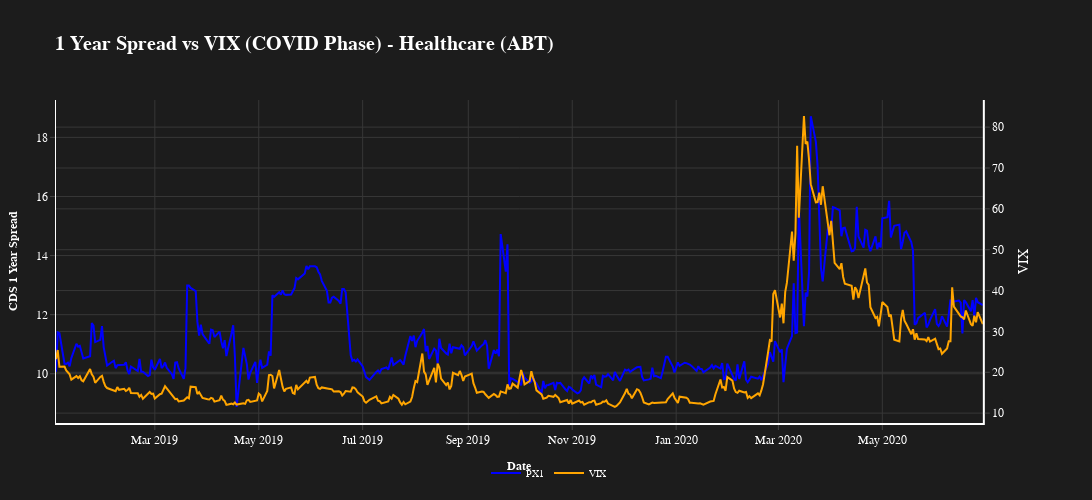
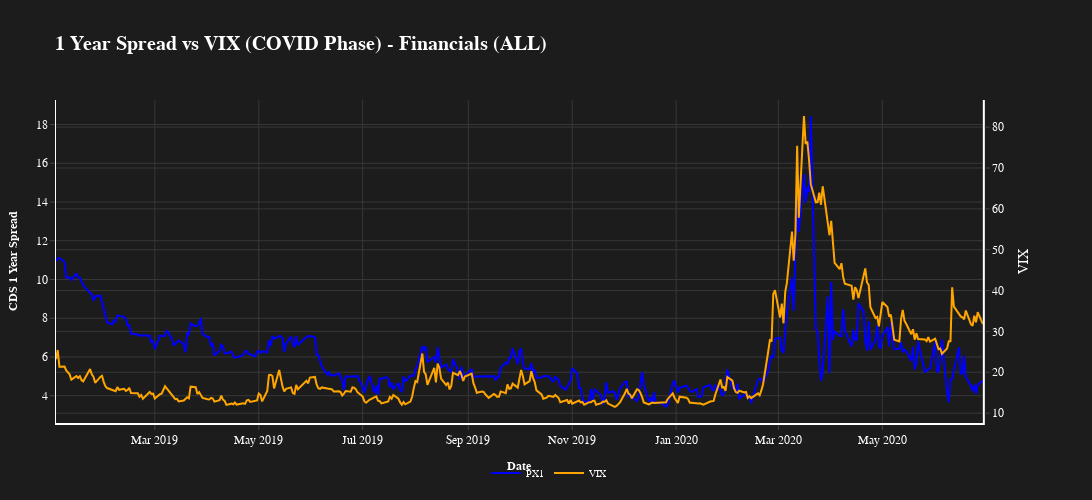
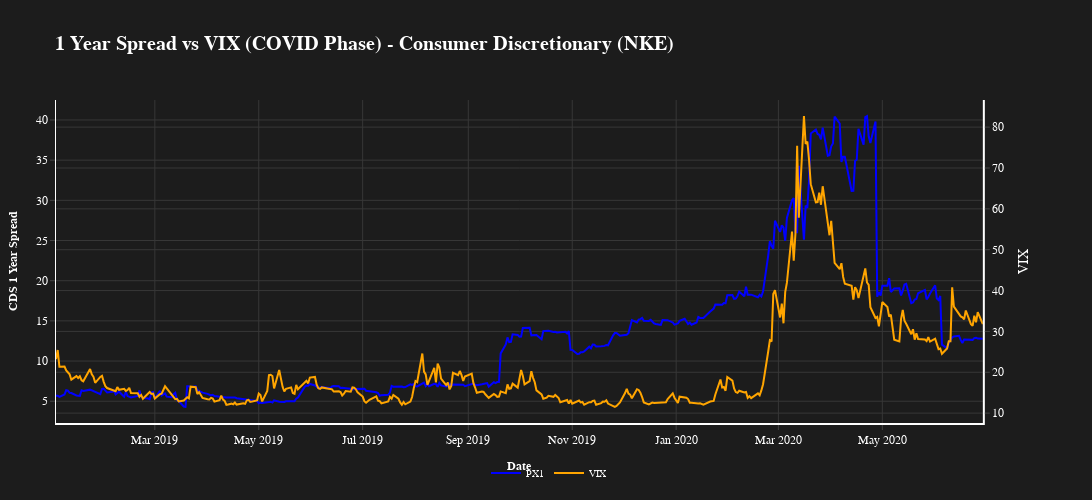

Notebook code cell kept with these figures, in order:
### Markdown cell above
Effect of Financial Distress - VIX

### Code cell
covid_analysis = total_df[(total_df['Ticker'].isin(['NKE', 'ABT', 'ALL'])) & ((total_df.index > '2019.01.01') & (total_df.index < '2020.06.30'))]

for uni_tick in covid_analysis['Ticker'].unique():
    dt = covid_analysis[covid_analysis['Ticker']==uni_tick]
    plot_time_series(data=dt.reset_index(), x_col="Date", y_col="PX1", title=f"1 Year Spread vs VIX (COVID Phase) - {dt['Industry'].unique()[0]} ({dt['Ticker'].unique()[0]})", y_title="CDS 1 Year Spread", 
                    x_title="Date", secondary_y_col="VIX", secondary_yaxis_title="VIX").show()

### Figure 1 — Plotly figure (JSON) as saved in the notebook; plotly's stock layout.template omitted (floating-point values rounded to 4 significant figures; data arrays with more than 128 entries replaced by an {"elided": "..."} marker saying what was removed)
{"data": [{"line": {"dash": "solid", "width": 2}, "marker": {"color": "blue"}, "name": "PX1", "type": "scatter", "x": {"elided": "376 str values"}, "y": {"elided": "376 float values"}}, {"line": {"dash": "solid", "width": 2}, "marker": {"color": "orange"}, "name": "VIX", "type": "scatter", "x": {"elided": "376 str values"}, "y": {"elided": "376 float values"}, "yaxis": "y2"}], "layout": {"font": {"color": "white", "family": "Menlo, monospace", "size": 12}, "height": 500, "legend": {"font": {"color": "white", "size": 10}, "orientation": "h", "x": 0.5, "xanchor": "center", "y": -0.2, "yanchor": "bottom"}, "margin": {"b": 50, "l": 50, "r": 50, "t": 100}, "paper_bgcolor": "rgb(28, 28, 28)", "plot_bgcolor": "rgb(28, 28, 28)", "title": {"font": {"color": "white", "family": "Menlo, monospace", "size": 20}, "text": "<b>1 Year Spread vs VIX (COVID Phase) - Healthcare (ABT)</b>"}, "width": 1600, "xaxis": {"anchor": "y", "domain": [0, 0.94], "gridcolor": "rgb(55, 55, 55)", "linecolor": "white", "linewidth": 2, "mirror": false, "showgrid": true, "showline": true, "tickangle": 0, "tickfont": {"color": "white", "family": "Menlo, monospace"}, "ticks": "outside", "title": {"font": {"color": "white", "family": "Menlo, monospace", "size": 12}, "text": "<b>Date</b>"}, "zeroline": false}, "yaxis": {"anchor": "x", "domain": [0, 1], "gridcolor": "rgb(55, 55, 55)", "linecolor": "white", "linewidth": 1, "mirror": false, "showgrid": true, "showline": true, "tickfont": {"color": "white", "family": "Menlo, monospace"}, "ticks": "outside", "title": {"font": {"color": "white", "family": "Menlo, monospace", "size": 12}, "text": "<b>CDS 1 Year Spread</b>"}, "zeroline": false}, "yaxis2": {"anchor": "x", "gridcolor": "rgb(55, 55, 55)", "linecolor": "white", "linewidth": 2, "mirror": false, "overlaying": "y", "showgrid": true, "showline": true, "side": "right", "tickfont": {"color": "white", "family": "Menlo, monospace"}, "ticks": "outside", "title": {"text": "VIX"}, "zeroline": false}}}

### Figure 2 — Plotly figure (JSON) as saved in the notebook; plotly's stock layout.template omitted (floating-point values rounded to 4 significant figures; data arrays with more than 128 entries replaced by an {"elided": "..."} marker saying what was removed)
{"data": [{"line": {"dash": "solid", "width": 2}, "marker": {"color": "blue"}, "name": "PX1", "type": "scatter", "x": {"elided": "376 str values"}, "y": {"elided": "376 float values"}}, {"line": {"dash": "solid", "width": 2}, "marker": {"color": "orange"}, "name": "VIX", "type": "scatter", "x": {"elided": "376 str values"}, "y": {"elided": "376 float values"}, "yaxis": "y2"}], "layout": {"font": {"color": "white", "family": "Menlo, monospace", "size": 12}, "height": 500, "legend": {"font": {"color": "white", "size": 10}, "orientation": "h", "x": 0.5, "xanchor": "center", "y": -0.2, "yanchor": "bottom"}, "margin": {"b": 50, "l": 50, "r": 50, "t": 100}, "paper_bgcolor": "rgb(28, 28, 28)", "plot_bgcolor": "rgb(28, 28, 28)", "title": {"font": {"color": "white", "family": "Menlo, monospace", "size": 20}, "text": "<b>1 Year Spread vs VIX (COVID Phase) - Financials (ALL)</b>"}, "width": 1600, "xaxis": {"anchor": "y", "domain": [0, 0.94], "gridcolor": "rgb(55, 55, 55)", "linecolor": "white", "linewidth": 2, "mirror": false, "showgrid": true, "showline": true, "tickangle": 0, "tickfont": {"color": "white", "family": "Menlo, monospace"}, "ticks": "outside", "title": {"font": {"color": "white", "family": "Menlo, monospace", "size": 12}, "text": "<b>Date</b>"}, "zeroline": false}, "yaxis": {"anchor": "x", "domain": [0, 1], "gridcolor": "rgb(55, 55, 55)", "linecolor": "white", "linewidth": 1, "mirror": false, "showgrid": true, "showline": true, "tickfont": {"color": "white", "family": "Menlo, monospace"}, "ticks": "outside", "title": {"font": {"color": "white", "family": "Menlo, monospace", "size": 12}, "text": "<b>CDS 1 Year Spread</b>"}, "zeroline": false}, "yaxis2": {"anchor": "x", "gridcolor": "rgb(55, 55, 55)", "linecolor": "white", "linewidth": 2, "mirror": false, "overlaying": "y", "showgrid": true, "showline": true, "side": "right", "tickfont": {"color": "white", "family": "Menlo, monospace"}, "ticks": "outside", "title": {"text": "VIX"}, "zeroline": false}}}

### Figure 3 — Plotly figure (JSON) as saved in the notebook; plotly's stock layout.template omitted (floating-point values rounded to 4 significant figures; data arrays with more than 128 entries replaced by an {"elided": "..."} marker saying what was removed)
{"data": [{"line": {"dash": "solid", "width": 2}, "marker": {"color": "blue"}, "name": "PX1", "type": "scatter", "x": {"elided": "376 str values"}, "y": {"elided": "376 float values"}}, {"line": {"dash": "solid", "width": 2}, "marker": {"color": "orange"}, "name": "VIX", "type": "scatter", "x": {"elided": "376 str values"}, "y": {"elided": "376 float values"}, "yaxis": "y2"}], "layout": {"font": {"color": "white", "family": "Menlo, monospace", "size": 12}, "height": 500, "legend": {"font": {"color": "white", "size": 10}, "orientation": "h", "x": 0.5, "xanchor": "center", "y": -0.2, "yanchor": "bottom"}, "margin": {"b": 50, "l": 50, "r": 50, "t": 100}, "paper_bgcolor": "rgb(28, 28, 28)", "plot_bgcolor": "rgb(28, 28, 28)", "title": {"font": {"color": "white", "family": "Menlo, monospace", "size": 20}, "text": "<b>1 Year Spread vs VIX (COVID Phase) - Consumer Discretionary (NKE)</b>"}, "width": 1600, "xaxis": {"anchor": "y", "domain": [0, 0.94], "gridcolor": "rgb(55, 55, 55)", "linecolor": "white", "linewidth": 2, "mirror": false, "showgrid": true, "showline": true, "tickangle": 0, "tickfont": {"color": "white", "family": "Menlo, monospace"}, "ticks": "outside", "title": {"font": {"color": "white", "family": "Menlo, monospace", "size": 12}, "text": "<b>Date</b>"}, "zeroline": false}, "yaxis": {"anchor": "x", "domain": [0, 1], "gridcolor": "rgb(55, 55, 55)", "linecolor": "white", "linewidth": 1, "mirror": false, "showgrid": true, "showline": true, "tickfont": {"color": "white", "family": "Menlo, monospace"}, "ticks": "outside", "title": {"font": {"color": "white", "family": "Menlo, monospace", "size": 12}, "text": "<b>CDS 1 Year Spread</b>"}, "zeroline": false}, "yaxis2": {"anchor": "x", "gridcolor": "rgb(55, 55, 55)", "linecolor": "white", "linewidth": 2, "mirror": false, "overlaying": "y", "showgrid": true, "showline": true, "side": "right", "tickfont": {"color": "white", "family": "Menlo, monospace"}, "ticks": "outside", "title": {"text": "VIX"}, "zeroline": false}}}
